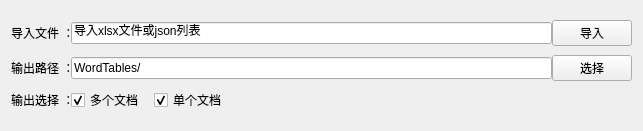
<?xml version="1.0" encoding="UTF-8"?>
<ui version="4.0">
 <class>ControlWgt</class>
 <widget class="QWidget" name="ControlWgt">
  <property name="geometry">
   <rect>
    <x>0</x>
    <y>0</y>
    <width>643</width>
    <height>131</height>
   </rect>
  </property>
  <property name="windowTitle">
   <string>Form</string>
  </property>
  <layout class="QVBoxLayout" name="verticalLayout">
   <property name="spacing">
    <number>0</number>
   </property>
   <item>
    <layout class="QHBoxLayout" name="horizontalLayout_2">
     <item>
      <widget class="QLabel" name="label">
       <property name="minimumSize">
        <size>
         <width>60</width>
         <height>0</height>
        </size>
       </property>
       <property name="maximumSize">
        <size>
         <width>60</width>
         <height>16777215</height>
        </size>
       </property>
       <property name="text">
        <string>导入文件 ：</string>
       </property>
      </widget>
     </item>
     <item>
      <widget class="QLineEdit" name="path_edit">
       <property name="text">
        <string>导入xlsx文件或json列表</string>
       </property>
      </widget>
     </item>
     <item>
      <widget class="QPushButton" name="inport_btn">
       <property name="text">
        <string>导入</string>
       </property>
      </widget>
     </item>
    </layout>
   </item>
   <item>
    <layout class="QHBoxLayout" name="horizontalLayout_3">
     <item>
      <widget class="QLabel" name="label_2">
       <property name="minimumSize">
        <size>
         <width>60</width>
         <height>0</height>
        </size>
       </property>
       <property name="maximumSize">
        <size>
         <width>60</width>
         <height>16777215</height>
        </size>
       </property>
       <property name="text">
        <string>输出路径 ：</string>
       </property>
      </widget>
     </item>
     <item>
      <widget class="QLineEdit" name="export_edit">
       <property name="text">
        <string>WordTables/</string>
       </property>
      </widget>
     </item>
     <item>
      <widget class="QPushButton" name="select_btn">
       <property name="text">
        <string>选择</string>
       </property>
      </widget>
     </item>
    </layout>
   </item>
   <item>
    <layout class="QHBoxLayout" name="horizontalLayout_4">
     <item>
      <widget class="QLabel" name="label_3">
       <property name="minimumSize">
        <size>
         <width>60</width>
         <height>0</height>
        </size>
       </property>
       <property name="maximumSize">
        <size>
         <width>60</width>
         <height>16777215</height>
        </size>
       </property>
       <property name="text">
        <string>输出选择 ：</string>
       </property>
      </widget>
     </item>
     <item>
      <layout class="QHBoxLayout" name="horizontalLayout">
       <property name="spacing">
        <number>10</number>
       </property>
       <item>
        <widget class="QCheckBox" name="files_box">
         <property name="maximumSize">
          <size>
           <width>100</width>
           <height>20</height>
          </size>
         </property>
         <property name="text">
          <string>多个文档</string>
         </property>
         <property name="checked">
          <bool>true</bool>
         </property>
         <property name="tristate">
          <bool>false</bool>
         </property>
        </widget>
       </item>
       <item>
        <widget class="QCheckBox" name="once_box">
         <property name="maximumSize">
          <size>
           <width>100</width>
           <height>20</height>
          </size>
         </property>
         <property name="text">
          <string>单个文档</string>
         </property>
         <property name="checked">
          <bool>true</bool>
         </property>
        </widget>
       </item>
      </layout>
     </item>
     <item>
      <spacer name="horizontalSpacer">
       <property name="orientation">
        <enum>Qt::Horizontal</enum>
       </property>
       <property name="sizeHint" stdset="0">
        <size>
         <width>40</width>
         <height>20</height>
        </size>
       </property>
      </spacer>
     </item>
    </layout>
   </item>
  </layout>
 </widget>
 <resources/>
 <connections/>
</ui>
